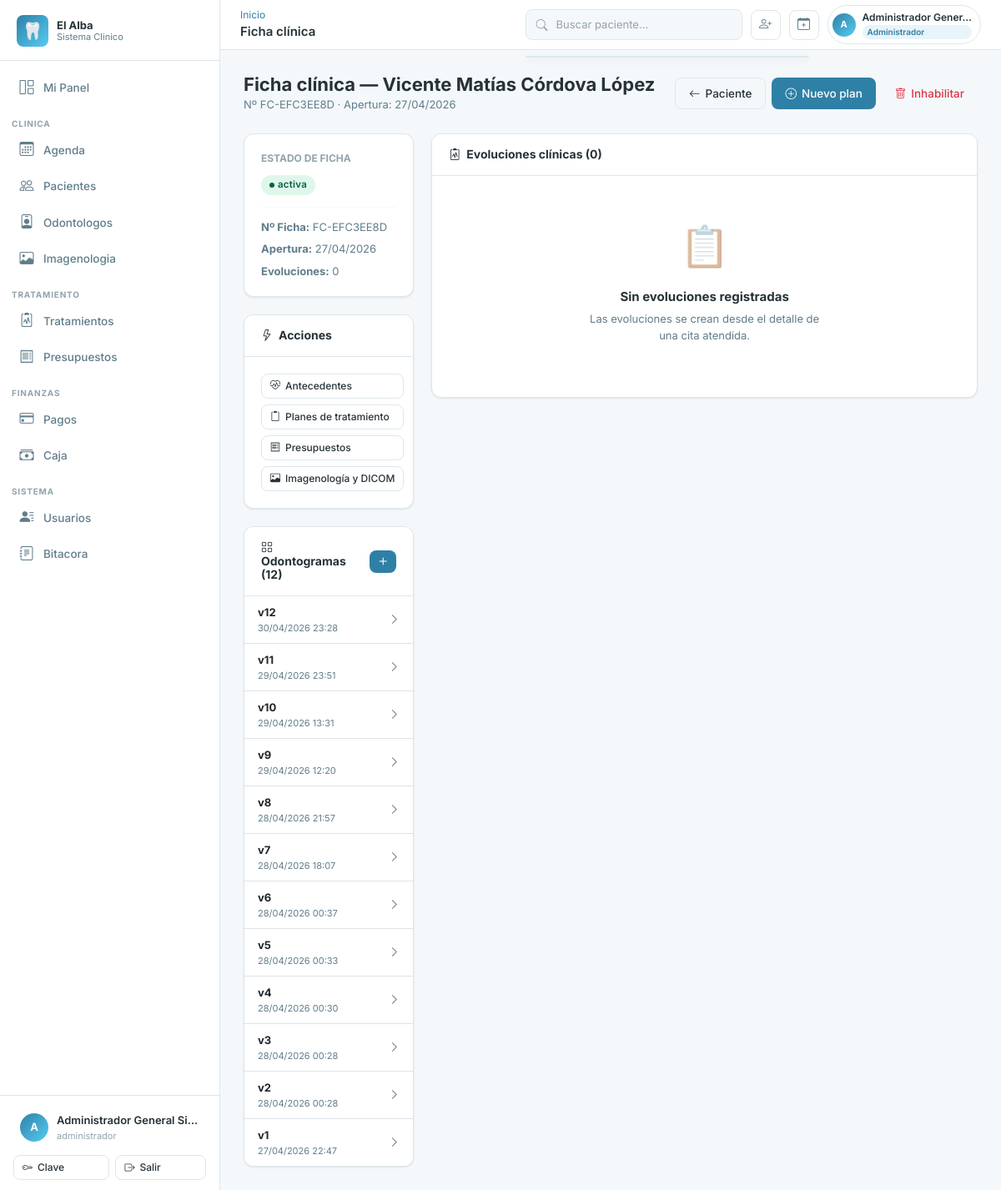
The app's page /fichas/paciente/1/ (signed in), older data.
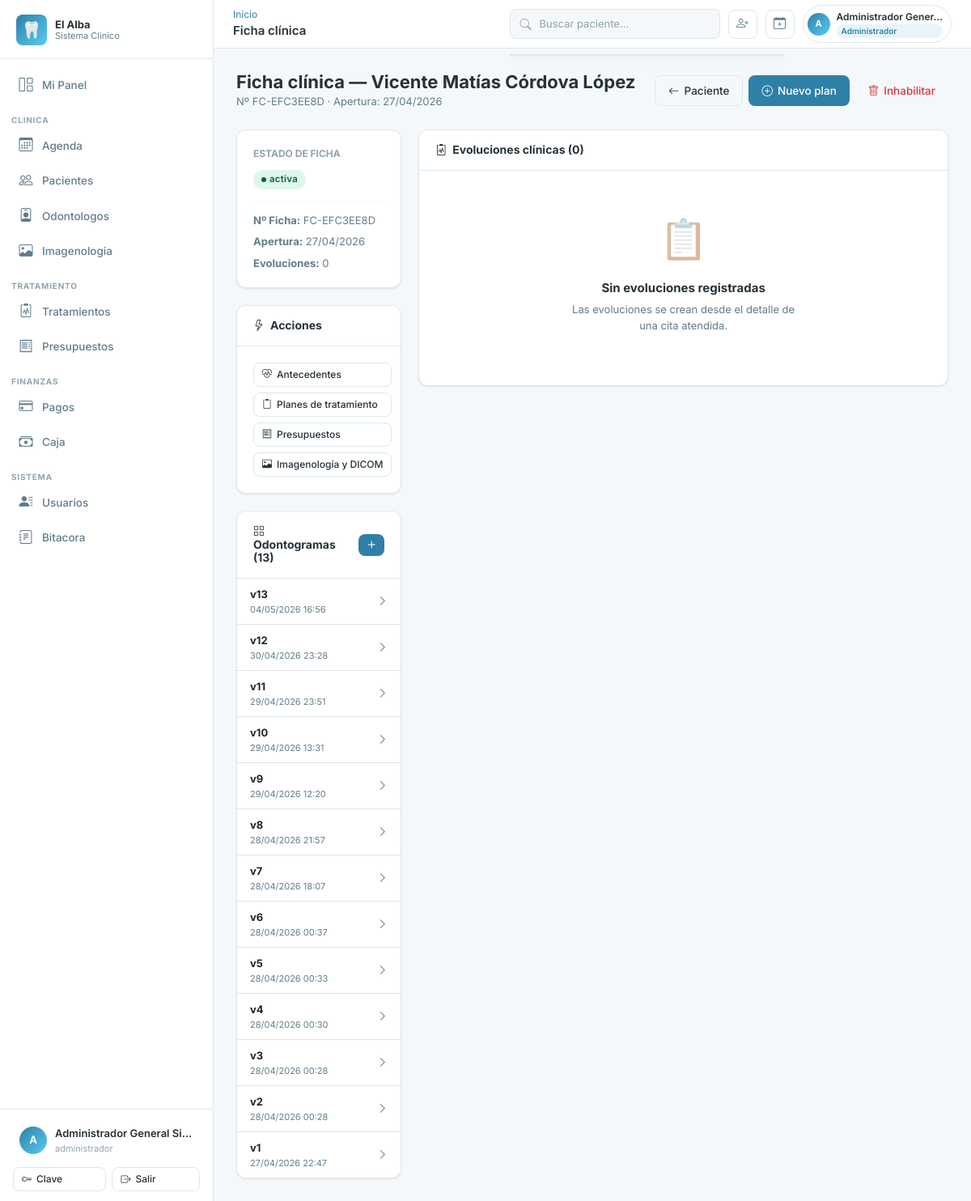
The same page, newer data.
### apps/odontograma/models.py (models this page shows, shortened)
class Odontograma(InhabilitableModel):
    ESTADO_ACTIVO = "activo"
    ESTADO_INACTIVO = "inactivo"
    ESTADO_CHOICES = [(ESTADO_ACTIVO, "Activo"), (ESTADO_INACTIVO, "Inactivo")]
    id_odontograma = models.AutoField(primary_key=True)
    id_ficha_clinica = models.ForeignKey(
        "fichas.FichaClinica",
        db_column="id_ficha_clinica",
        on_delete=models.RESTRICT,
        related_name="odontogramas",
    )
    id_evolucion = models.ForeignKey(
        "fichas.EvolucionClinica",
        db_column="id_evolucion",
        on_delete=models.SET_NULL,
        null=True,
        blank=True,
        related_name="odontogramas",
    )
    id_odontologo = models.ForeignKey(
        "odontologos.Odontologo",
        db_column="id_odontologo",
        on_delete=models.RESTRICT,
        null=True,
        blank=True,
        related_name="odontogramas",
    )
    id_usuario_crea = models.ForeignKey(
        "accounts.Usuario",
        db_column="id_usuario_crea",
        on_delete=models.SET_NULL,
        null=True,
        blank=True,
        related_name="odontogramas_creados",
    )
    id_usuario_actualiza = models.ForeignKey(
        "accounts.Usuario",
        db_column="id_usuario_actualiza",
        on_delete=models.SET_NULL,
        null=True,
        blank=True,
        related_name="odontogramas_actualizados",
    )
    version = models.PositiveSmallIntegerField(default=1)
    fecha_registro = models.DateTimeField(default=timezone.now)
    fecha_actualizacion = models.DateTimeField(auto_now=True)
    descripcion_general = models.TextField(null=True, blank=True)
    estado_odontograma = models.CharField(
        max_length=20, choices=ESTADO_CHOICES, default=ESTADO_ACTIVO
    )
    class Meta:
        db_table = "odontogramas"
        unique_together = [("id_ficha_clinica", "version")]
        verbose_name = "Odontograma"
        verbose_name_plural = "Odontogramas"
        permissions = [
            ("disable_odontograma", "Puede inhabilitar odontograma"),
            ("reactivate_odontograma", "Puede reactivar odontograma"),
        ]
        ordering = ["-version"]
        indexes = [
            models.Index(fields=["id_ficha_clinica"], name="idx_odontogramas_ficha"),
            models.Index(fields=["id_evolucion"], name="idx_odontogramas_evolucion"),
            models.Index(fields=["id_odontologo"], name="idx_odontogramas_odonto"),
        ]

### apps/fichas/views.py (the view)
# urls.py: path("paciente/<int:paciente_id>/", views.FichaDetalleView.as_view(), name="detalle"),
class FichaDetalleView(PermisoRequeridoMixin, View):
    permission_required = "fichas.view_fichaclinica"
    template_name = "fichas/detalle.html"
    def get(self, request, paciente_id):
        paciente = get_object_or_404(
            Paciente.objects.select_related("id_persona"), pk=paciente_id
        )
        ficha = FichaClinica.objects.filter(id_paciente=paciente).first()
        evoluciones = []
        odontogramas = []
        if ficha:
            evoluciones = (
                EvolucionClinica.objects.filter(id_cita__id_paciente=paciente)
                .select_related("id_cita__id_odontologo__id_usuario__id_persona")
                .prefetch_related("adjuntos")
                .order_by("-fecha_evolucion")
            )
            from apps.odontograma.models import Odontograma
            odontogramas = Odontograma.objects.filter(id_ficha_clinica=ficha).order_by("-version")
        return render(request, self.template_name, {
            "paciente": paciente,
            "ficha": ficha,
            "evoluciones": evoluciones,
            "odontogramas": odontogramas,
            "tiene_ficha": ficha is not None,
        })

### apps/accounts/models.py (called while the page is built, shortened)
    def has_perm(self, perm, obj=None):
        if self.is_superuser:
            return True

    def has_perms(self, perm_list, obj=None):
        if not isinstance(perm_list, (list, tuple)):
            perm_list = [perm_list]
        return all(self.has_perm(perm, obj) for perm in perm_list)

    def tiene_rol(self, *roles: str) -> bool:
        if self.is_superuser:
            return True

    @property
    def password(self):
        return self.password_hash

    @property
    def nombre_completo(self):
        try:
            return self.id_persona.nombre_completo
        except Exception:
            return self.username

### apps/core/templatetags/core_tags.py (called while the page is built)
@register.filter(name='user_tiene_rol')
def user_tiene_rol(user, roles_str):
    if not user or not user.is_authenticated:
        return False
    roles = [r.strip() for r in roles_str.split(',')]
    if hasattr(user, 'tiene_rol'):
        return user.tiene_rol(*roles)
    return False

### apps/pacientes/models.py (called while the page is built)
    @property
    def nombre_completo(self):
        return self.id_persona.nombre_completo

### templates/fichas/detalle.html (shortened to what the changed rows need)
{% extends 'base.html' %}
{% load core_tags %}
{% block content %}
<div class="page-header">
  <div>
    <h1 class="page-title">Ficha clínica — {{ paciente.nombre_completo }}</h1>
  </div>
</div>
{% if not ficha %}
<div class="card" style="max-width:500px;margin:48px auto;text-align:center;padding:40px;">
  <div style="font-size:48px;margin-bottom:16px;">📋</div>
  <h2 style="font-size:18px;font-weight:700;margin-bottom:8px;">Este paciente no tiene ficha clínica</h2>
  <p style="color:var(--color-texto-suave);margin-bottom:20px;">Abre la ficha clínica para registrar evoluciones, odontogramas y planes de tratamiento.</p>
  {% if perms.fichas.add_fichaclinica %}
  <form method="post" action="{% url 'fichas:abrir' paciente.id_paciente %}">
    {% csrf_token %}
    <button class="btn btn-primary btn-lg"><i class="bi bi-folder-plus"></i> Abrir ficha clínica</button>
  </form>
  {% endif %}
</div>
{% else %}
<div class="row g-4">
  <div class="col-lg-3">
    <div class="card mb-4">
      <div class="card-body">
        <div style="font-size:12px;text-transform:uppercase;font-weight:700;color:var(--color-texto-muy-suave);margin-bottom:10px;">Estado de ficha</div>
        <span class="badge-estado {{ ficha.estado_ficha }}">{{ ficha.estado_ficha }}</span>
        <hr style="border-color:var(--color-borde);margin:14px 0;">
        <div style="font-size:13px;color:var(--color-texto-suave);">
          <div class="mb-2"><strong>Nº Ficha:</strong> {{ ficha.numero_ficha }}</div>
          <div class="mb-2"><strong>Apertura:</strong> {{ ficha.fecha_apertura|date:"d/m/Y" }}</div>
          <div><strong>Evoluciones:</strong> {{ evoluciones.count }}</div>
        </div>
      </div>
    </div>
    <div class="card">
      <div class="card-header"><h2 class="card-title"><i class="bi bi-lightning me-2"></i>Acciones</h2></div>
      <div class="card-body d-grid gap-2">
        <a href="{% url 'antecedentes:lista' paciente.id_paciente %}" class="btn btn-outline btn-sm">
          <i class="bi bi-heart-pulse"></i> Antecedentes
        </a>
        <a href="{% url 'tratamientos:planes' %}" class="btn btn-outline btn-sm">
          <i class="bi bi-clipboard2"></i> Planes de tratamiento
        </a>
        <a href="{% url 'presupuestos:lista' %}" class="btn btn-outline btn-sm">
          <i class="bi bi-receipt"></i> Presupuestos
        </a>
        <a href="{% url 'imagenologia:paciente_lista' paciente.id_paciente %}" class="btn btn-outline btn-sm">
          <i class="bi bi-image"></i> Imagenología y DICOM
        </a>
      </div>
    </div>
    <div class="card mt-4">
      <div class="card-header d-flex justify-content-between align-items-center">
        <h2 class="card-title"><i class="bi bi-grid me-2"></i>Odontogramas ({{ odontogramas|length }})</h2>
        {% if perms.odontograma.add_odontograma %}
        <a href="{% url 'odontograma:crear' ficha.id_ficha_clinica %}" class="btn btn-primary btn-sm px-2 py-0">
          <i class="bi bi-plus" style="font-size:18px;"></i>
        </a>
        {% endif %}
      </div>
      <div class="card-body p-0">
        {% if odontogramas %}
        <div class="list-group list-group-flush" style="font-size:13px;">
          {% for odo in odontogramas %}
          <a href="{% url 'odontograma:detalle' odo.id_odontograma %}" class="list-group-item list-group-item-action d-flex justify-content-between align-items-center" style="padding:10px 16px;">
            <div>
              <strong>v{{ odo.version }}</strong>
              <div style="font-size:11px;color:var(--color-texto-suave);">{{ odo.fecha_registro|date:"d/m/Y H:i" }}</div>
            </div>
            <i class="bi bi-chevron-right text-muted"></i>
          </a>
          {% endfor %}
        </div>
        {% else %}
        <div class="text-center p-4" style="color:var(--color-texto-suave);font-size:13px;">
          Sin odontogramas
        </div>
        {% endif %}
      </div>
    </div>
  </div>
  <div class="col-lg-9">
    <div class="card">
      <div class="card-header">
        <h2 class="card-title"><i class="bi bi-clipboard2-pulse me-2"></i>Evoluciones clínicas ({{ evoluciones.count }})</h2>
      </div>
      <div class="card-body p-0">
        {% if evoluciones %}
        <div class="timeline" style="padding: 20px 20px 20px 44px;">
          {% for evol in evoluciones %}
          <div class="timeline-item">
            <div class="timeline-dot" style="background: {% if evol.id_cita.id_estado_cita.nombre == 'atendida' %}#10b981{% else %}var(--color-acento){% endif %};"></div>
            <div class="card mb-3" style="border-left: 3px solid var(--color-acento);">
              <div class="card-body" style="padding:14px 18px;">
                <div class="d-flex align-items-start justify-content-between gap-2 flex-wrap">
                  <div>
                    <div style="font-weight:700;">{{ evol.fecha_evolucion|date:"d/m/Y H:i" }}</div>
                    <div style="font-size:13px;color:var(--color-texto-suave);">
                      Dr(a). {{ evol.id_cita.id_odontologo.nombre_completo }}
                    </div>
                  </div>
                  <div class="d-flex gap-1">
                    <a href="{% url 'fichas:evolucion_detalle' evol.id_evolucion %}" class="btn btn-outline btn-sm"><i class="bi bi-eye"></i> Ver</a>
                    {% if perms.fichas.change_evolucionclinica %}
                    <a href="{% url 'fichas:evolucion_editar' evol.id_evolucion %}" class="btn btn-outline btn-sm"><i class="bi bi-pencil"></i></a>
                    {% endif %}
                  </div>
                </div>
                {% if evol.diagnostico %}
                <div class="mt-2" style="font-size:13px;">
                  <strong>Diagnóstico:</strong> {{ evol.diagnostico|truncatechars:120 }}
                </div>
                {% endif %}
                <div class="d-flex gap-2 mt-2 flex-wrap">
                  {% if evol.adjuntos.count %}
                  <span style="font-size:11px;background:var(--color-celeste);padding:2px 8px;border-radius:99px;color:#0369a1;">
                    <i class="bi bi-paperclip"></i> {{ evol.adjuntos.count }} adjunto{{ evol.adjuntos.count|pluralize }}
                  </span>
                  {% endif %}
                </div>
              </div>
            </div>
          </div>
          {% endfor %}
        </div>
        {% else %}
        <div class="empty-state" style="padding:48px;">
          <div class="empty-state-icon">📋</div>
          <div class="empty-state-title">Sin evoluciones registradas</div>
          <div class="empty-state-desc">Las evoluciones se crean desde el detalle de una cita atendida.</div>
        </div>
        {% endif %}
      </div>
    </div>
  </div>
</div>
{% endif %}
{% endblock %}

### templates/base.html (shortened to what the changed rows need)
{% load static core_tags %}
<!DOCTYPE html>
<html lang="es">
<head>
  <link rel="stylesheet" href="https://cdn.jsdelivr.net/npm/bootstrap-icons@1.11.3/font/bootstrap-icons.min.css">
  <link href="https://cdn.jsdelivr.net/npm/bootstrap@5.3.3/dist/css/bootstrap.min.css" rel="stylesheet">
  <link rel="stylesheet" href="{% static 'css/main.css' %}">
</head>
<body>
<div class="app-wrapper">
  <aside class="sidebar" id="sidebar" role="navigation" aria-label="Menu principal">
    <div class="sidebar-footer">
      <div class="sidebar-user" role="button" tabindex="0" aria-label="Opciones de usuario">
        <div class="sidebar-user-info">
          <div class="sidebar-user-name">{{ request.user.nombre_completo }}</div>
          <div class="sidebar-user-role">
            {% for rol in usuario_roles %}{{ rol }}{% if not forloop.last %}, {% endif %}{% endfor %}
          </div>
        </div>
      </div>
    </div>
  </aside>
  <div class="main-content">
    <header class="topbar" role="banner">
      <div class="topbar-actions">
        <div class="topbar-user-chip" id="topbar-user-menu" role="button" tabindex="0" aria-label="Menu de usuario">
          <div class="d-none d-md-block">
            <div class="topbar-user-name">{{ request.user.nombre_completo|truncatechars:20 }}</div>
            {% for rol in usuario_roles|slice:":1" %}
            <div class="topbar-role-chip">{{ rol }}</div>
            {% endfor %}
          </div>
        </div>
      </div>
    </header>
    <main class="page-content" id="main-content" tabindex="-1">
      {% block content %}{% endblock %}
    </main>
  </div>
</div>
</body>
</html>

Row changes from the older to the newer data that the page shows:
added Odontograma: version "13", fecha_registro "04/05/2026 16:56"
Text that changed along with them:
{{ odontogramas|length }}: "12" → "13"
